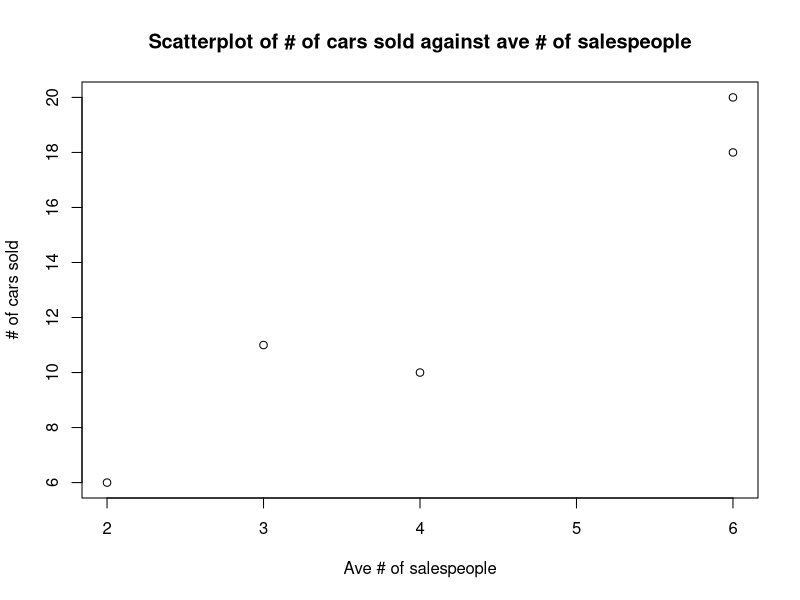
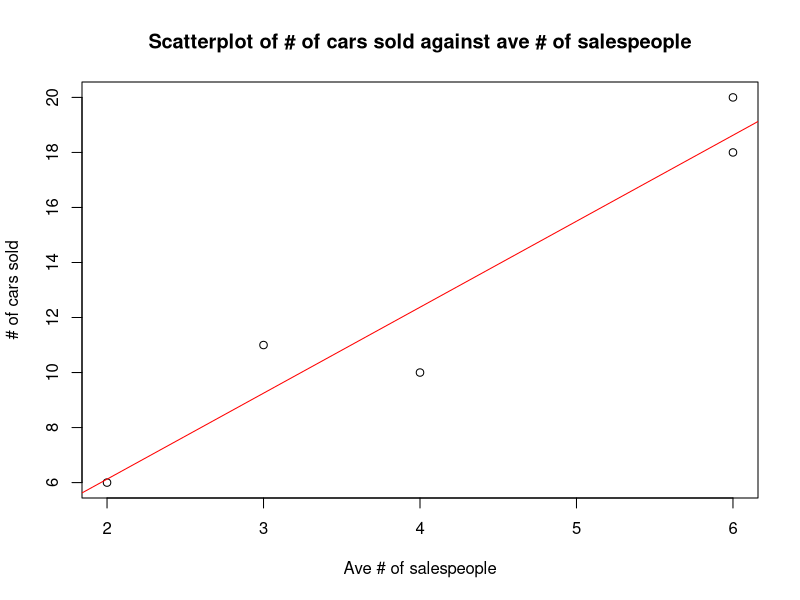
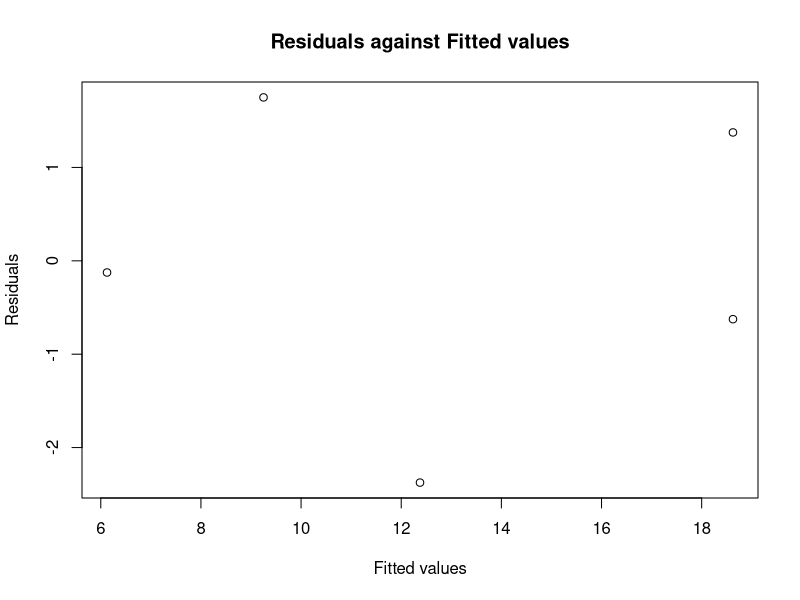
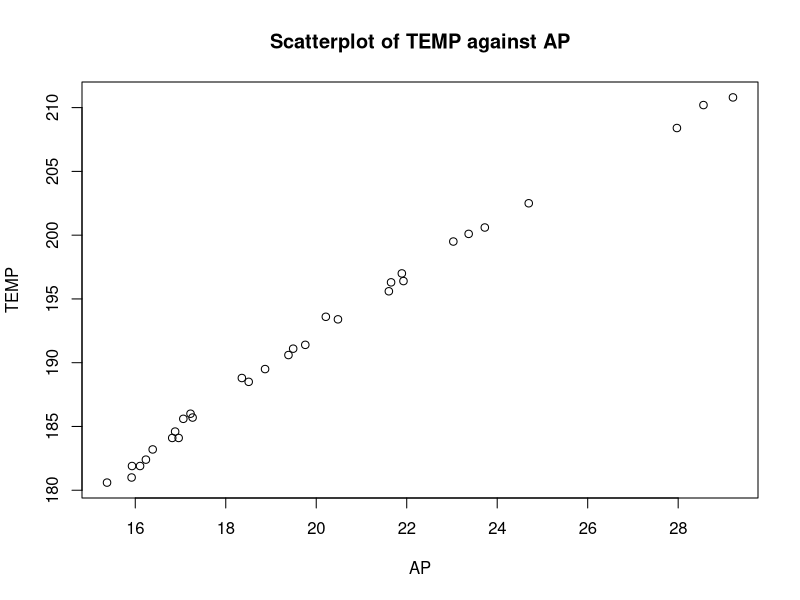
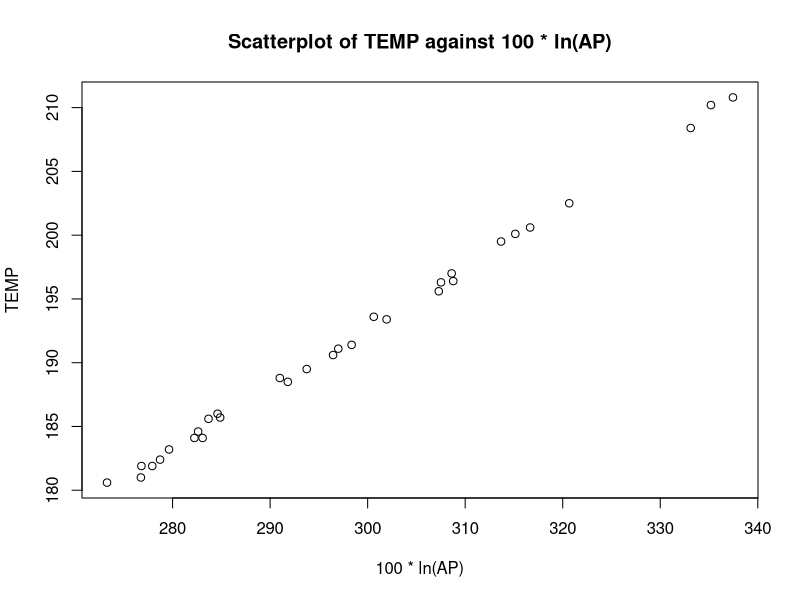
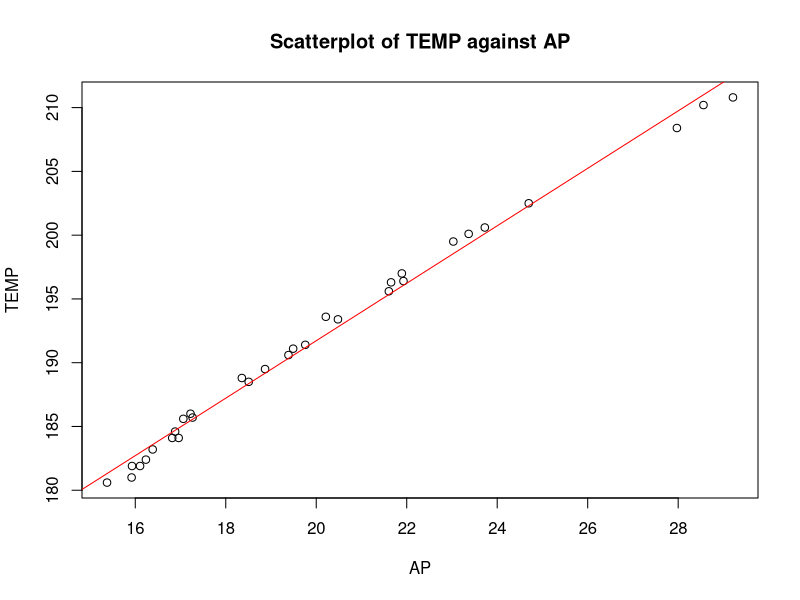

Source code (R) for these figures, in order:
## ---- chunk 1

## ---- chunk 2
# 95th percentile
qnorm(0.95, mean=10, sd=3)
# 99th percentile
qnorm(0.99, mean=10, sd=3)
## ---- chunk 3
# 95th percentile of the t-distribution with 10 degrees of freedom
qt(0.95, df=10)
# 99th percentile of the t-distribution with 10 degrees of freedom
qt(0.99, df=10)
# 95th percentile of the t-distribution with 25 degrees of freedom
qt(0.95, df=25)
# 99th percentile of the t-distribution with 25 degrees of freedom
qt(0.99, df=25)
## ---- chunk 4
# 95th percentile of the chi-squared distribution with 1 degrees of freedom
qchisq(0.95, df=1)
# 99th percentile of the chi-squared distribution with 1 degrees of freedom
qchisq(0.99, df=1)

# 95th percentile of the chi-squared distribution with 4 degrees of freedom
qchisq(0.95, df=4)
# 99th percentile of the chi-squared distribution with 4 degrees of freedom
qchisq(0.99, df=4)

# 95th percentile of the chi-squared distribution with 10 degrees of freedom
qchisq(0.95, df=10)
# 99th percentile of the chi-squared distribution with 10 degrees of freedom
qchisq(0.99, df=10)
## ---- chunk 5
# 95th percentile of the F-distribution with 2 and 10 degrees of freedom
qf(0.95, df1=2, df2=10)
# 99th percentile of the F-distribution with 2 and 10 degrees of freedom
qf(0.99, df1=2, df2=10)

# 95th percentile of the F-distribution with 4 and 10 degrees of freedom
qf(0.95, df1=4, df2=10)
# 99th percentile of the F-distribution with 4 and 10 degrees of freedom
qf(0.99, df1=4, df2=10)
## ---- chunk 6
# 95th percentile of square of standard normal distribution
qnorm(0.95, mean = 0, sd=1)^2

# 90th percentile of chi-squared distribution with 1 degree of freedom
qchisq(0.90, df=1)

# 97.5th percentile of square of standard normal distribution
qnorm(0.975, mean = 0, sd=1)^2

# 95th percentile of chi-squared distribution with 1 degree of freedom
qchisq(0.95, df=1)

# 98.75th percentile of square of standard normal distribution
qnorm(0.9875, mean = 0, sd=1)^2

# 97.5th percentile of chi-squared distribution with 1 degree of freedom
qchisq(0.975, df=1)

## ---- chunk 7

## ---- chunk 8
v1 <- 1
v2 <- 20

# 95th percentile of square of t distribution
qt(0.95, df=v2)^2

# 90th percentile of f distribution (1, v2)
qf(0.90, df1=v1, df2=v2)

# 97.5th percentile of square of t distribution
qt(0.975, df=v2)^2

# 95th percentile of f distribution (1, v2)
qf(0.95, df1=v1, df2=v2)

# 98.75th percentile of square of t distribution
qt(0.9875, df=v2)^2

# 97.5th percentile of f distribution (1, v2)
qf(0.975, df1=v1, df2=v2)
## ---- chunk 9

## ---- chunk 10
weekof <- c("January 30", "June 39", "March 2", "October 26", "February 7")
no_of_cars_sold_y <- c(20, 18, 10, 6, 11)
ave_no_of_salesppl_x <- c(6, 6, 4, 2, 3)

# create matrix with the data
data <- cbind(weekof, no_of_cars_sold_y, ave_no_of_salesppl_x)

# create data frame
df <- as.data.frame(data)
transform(df, no_of_cars_sold_y = as.numeric(no_of_cars_sold_y), ave_no_of_salesppl_x = as.numeric(ave_no_of_salesppl_x))

# construct scatterplot of y against x, where y is the number of cars sold and x is the average number of salespeople
plot(ave_no_of_salesppl_x, no_of_cars_sold_y, xlab="Ave # of salespeople", ylab="# of cars sold", main="Scatterplot of # of cars sold against ave # of salespeople")
## ---- chunk 11
# estimate intercept using Method of least squares
xbar = mean(ave_no_of_salesppl_x)
ybar = mean(no_of_cars_sold_y)
b1 = sum((ave_no_of_salesppl_x - xbar) * (no_of_cars_sold_y - ybar)) / sum((ave_no_of_salesppl_x - xbar)^2)
b0 = ybar - b1 * xbar
cat("The estimated intercept:", b0, "\n")
cat("The estimated slope of the least squares line:", b1, "\n")

# check using built in function 'lm'
model <- lm(no_of_cars_sold_y ~ ave_no_of_salesppl_x)

# print the summary of the model
summary(model)
## ---- chunk 12
# plot the least squares line
plot(ave_no_of_salesppl_x, no_of_cars_sold_y, xlab="Ave # of salespeople", ylab="# of cars sold", main="Scatterplot of # of cars sold against ave # of salespeople")
abline(model, col="red")
## ---- chunk 13
# estimate the number of cars sold when the average number of salespeople is 5
x = 5
y = b0 + b1 * x
cat("The estimated number of cars sold when the average number of salespeople is 5:", y, "\n")
## ---- chunk 14
# Calculate the fitted values mu_hat for each observed value of x
mu_hat = b0 + b1 * ave_no_of_salesppl_x

# Calculate the residuals e_i for each observed value of x
e_i = no_of_cars_sold_y - mu_hat

# Plot the residuals against the fitted values
plot(mu_hat, e_i, xlab="Fitted values", ylab="Residuals", main="Residuals against Fitted values")

## ---- chunk 15
# Calculate manually an estimate of the variance sigma square
n = length(no_of_cars_sold_y)
rss = sum(e_i^2)
estimate_variance = rss / (n - 2)
cat("The estimated variance:", estimate_variance, "\n")
## ---- chunk 16

## ---- chunk 17
# import data
q6data = read.table(file='hooker.txt', header = T)
q6data
## ---- chunk 18
# Plot TEMP against AP, where BT is the temperature and AP is the air pressure
plot(q6data$AP, q6data$BT, xlab="AP", ylab="TEMP", main="Scatterplot of TEMP against AP")
## ---- chunk 19
x = 100 * log(q6data$AP, base = exp(1))

# plot the scatterplot of TEMP against x
plot(x, q6data$BT, xlab="100 * ln(AP)", ylab="TEMP", main="Scatterplot of TEMP against 100 * ln(AP)")
## ---- chunk 20
xbar = mean(q6data$AP)
ybar = mean(q6data$BT)
b1 = sum((q6data$AP - xbar) * (q6data$BT - ybar)) / sum((q6data$AP - xbar)^2)
b0 = ybar - b1 * xbar
cat("The estimated intercept:", b0, "\n")
cat("The estimated slope:", b1, "\n")

# check using built in function 'lm'
q6model <- lm(q6data$BT ~ q6data$AP)

# print the summary of the model
summary(q6model)

## ---- chunk 21
# plot the least squares line
plot(q6data$AP, q6data$BT, xlab="AP", ylab="TEMP", main="Scatterplot of TEMP against AP")
abline(q6model, col="red")
